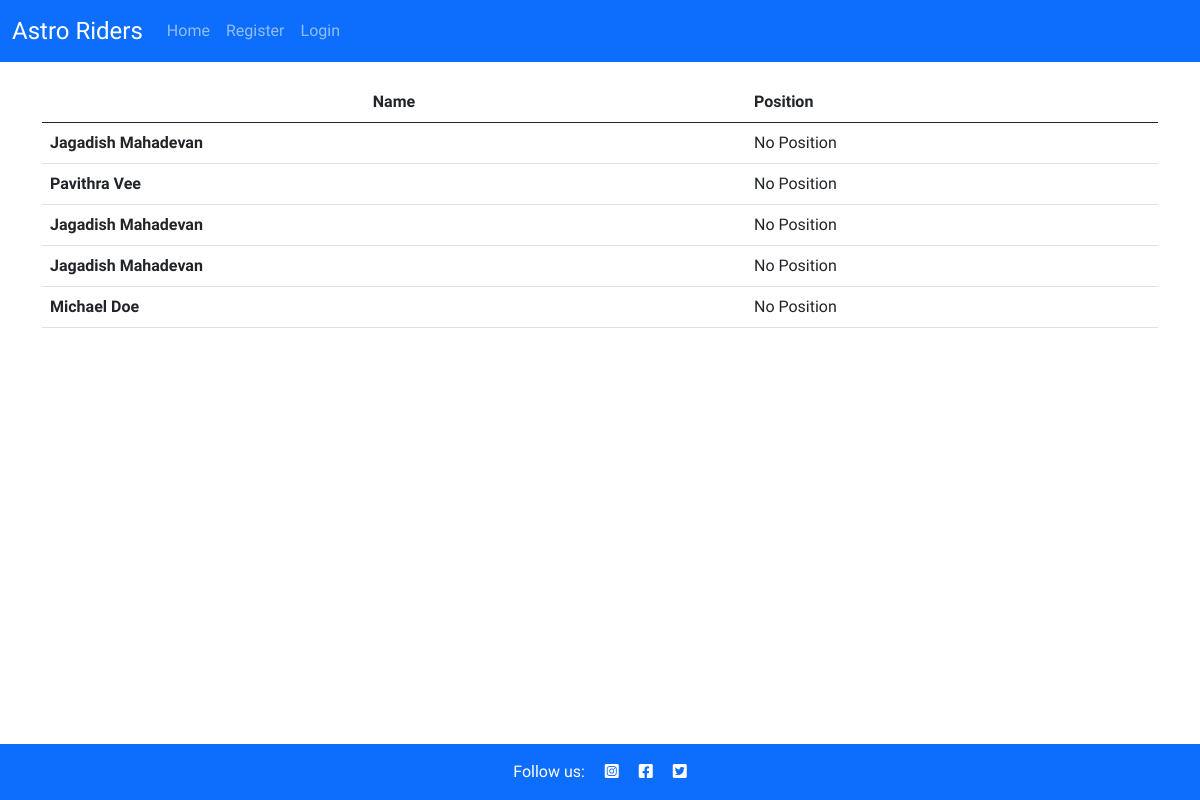
/member/, run on an earlier commit of the app's database.
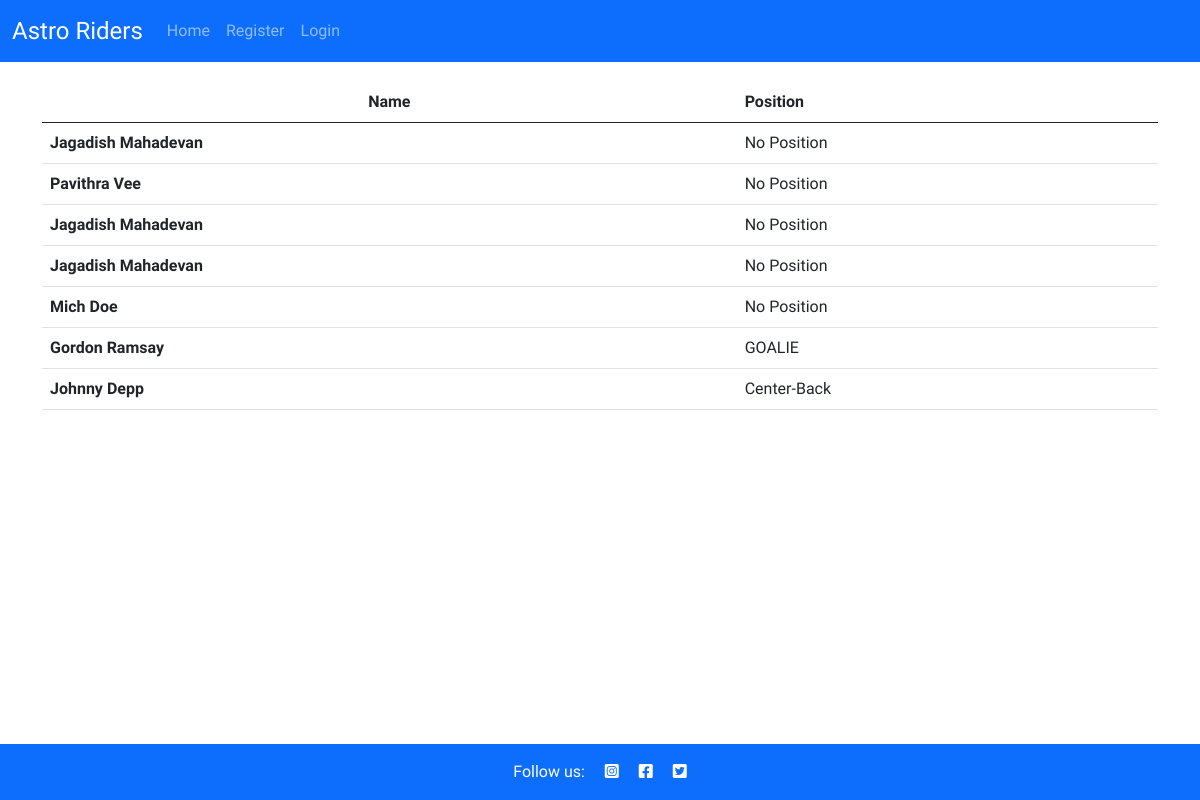
And on a later commit of the database.
### club/models.py (models this page shows, shortened)
class Member(models.Model):
    first_name = models.CharField(max_length=50, null=False, blank=False)
    last_name = models.CharField(max_length=50, null=False, blank=False)
    email = models.CharField(max_length=50, null=False, blank=False)
    phone_number = models.CharField(max_length=12)
    position = models.CharField(max_length=15, null=True, blank=True)
    user = models.OneToOneField(
        User, on_delete=models.CASCADE, primary_key=True
        )

### club/views.py (the view)
# urls.py: path('member/', get_member, name='member-page'),
def get_member(request):
    members = Member.objects.all()
    context = {
        'members': members
    }
    return render(request, 'member/member.html', context)

### club/templates/member/member.html
{% extends "base.html" %}
{% load static %}
{% block content %}
  <div class="event-schedule-area-two" style="margin-top: 20px;">
    <div class="container container-custom">
        <div class="row">
            <div class="col-lg-12">
                <div class="tab-content" id="myTabContent">
                    <div class="tab-pane fade active show" id="home" role="tabpanel">
                        <div class="table-responsive">
                            <table class="table">
                                <thead>
                                    <tr>
                                        <th class="text-center" scope="col">Name</th>
                                        <th scope="col">Position</th>
                                    </tr>
                                </thead>
                                <tbody>
                                    {% for member in members %}
                                    <tr class="inner-box">
                                        <th scope="row">
                                            <span>{{ member.first_name  }} {{ member.last_name }}</span>
                                        </th>
                                        <td>
                                            {% if member.position %}
                                                <span>{{ member.position }}</span>
                                            {% else %}
                                                <span>No Position</span>
                                            {% endif %}
                                        </td>
                                    </tr>
                                    {% endfor %}
                                </tbody>
                            </table>
                        </div>
                    </div>
            </div>
        </div>
        </div>
    </div>
  </div>
{%endblock%}

### club/templates/base.html (shortened to what this page needs)
{% load static %}
<!DOCTYPE html>
<html class="h-100" lang="en">
<head>
    <link rel="stylesheet" href="https://cdnjs.cloudflare.com/ajax/libs/font-awesome/5.15.3/css/all.min.css">
    <link href="https://cdn.jsdelivr.net/npm/bootstrap@5.0.1/dist/css/bootstrap.min.css" rel="stylesheet"
>
    <link rel="stylesheet" href="{% static 'css/style.css' %}">
</head>
<body class="d-flex flex-column h-100 main-bg custom-bg">
    <nav class="navbar navbar-expand-lg navbar-dark bg-primary" style="background-color: #0077b6;">
        <div class="container-fluid">
            <a class="navbar-brand" style="font-size: x-large; color: white;" href="{% url 'home' %}"><span class="brand">Astro Riders</span></a>
            <div class="collapse navbar-collapse" id="navbarText">
                <ul class="navbar-nav me-auto mb-2 mb-lg-0">
                    <li class="nav-item">
                        <a class="nav-link" aria-current="page" href="{% url 'home' %}">Home</a>
                    </li>
                    {% if user.is_authenticated %}
                    <li class="nav-item">
                        <a class="nav-link" href="{% url 'edit_member' user.id %}">Edit My Profile</a>
                    </li>
                    <li class="nav-item">
                        <a class="nav-link" href="/member">Members</a>
                    </li>
                    <li class="nav-item">
                        <a class="nav-link" href="/event">Events</a>
                    </li>
                    <li class="nav-item">
                        <a class="nav-link" href="{% url 'account_logout' %}">Logout</a>
                    </li>
                    {% else %}
                    <li class="nav-item">
                        <a class="nav-link" href="{% url 'account_signup' %}">Register</a>
                    </li>
                    <li class="nav-item">
                        <a class="nav-link" href="{% url 'account_login' %}">Login</a>
                    </li>
                    {% endif %}
                </ul>
            </div>
        </div>
    </nav>
    <main class="flex-shrink-0 main-bg">
        {% block content %}{% endblock content %}
    </main>
    <footer class="footer mt-auto py-3 bg-primary">
        <p class="m-0 text-center text-white">Follow us:
            <a href="https://www.instagram.com" target="_blank" rel="noopener"
            aria-label="Visit our Instagram page"> <i class="fab fa-instagram-square ms-3 text-white"></i></a>
            <a href="https://www.facebook.com" target="_blank" rel="noopener"
            aria-label="Visit our Facebook page for more"><i class="fab fa-facebook-square ms-3 text-white"></i></a>
            <a href="https://www.twitter.com" target="_blank" rel="noopener"
            aria-label="Visit our Twitter page for more"><i class="fab fa-twitter-square ms-3 text-white"></i></a>
            </p>
    </footer>
</body>
</html>

### static/css/style.css (style rules this page uses)
* { margin: 0; padding: 0; border: none; }
body { font-family: raleway, sans-serif; font-weight: 300; }
footer { bottom: 0; background-color: #0077b6; width: 100%; }

What changed in the data, as far as the page shows it:
changed Member "Doe": first_name "Michael" → "Mich"
added Member: first_name "Gordon", last_name "Ramsay", position "GOALIE"
added Member: first_name "Johnny", last_name "Depp", position "Center-Back"
